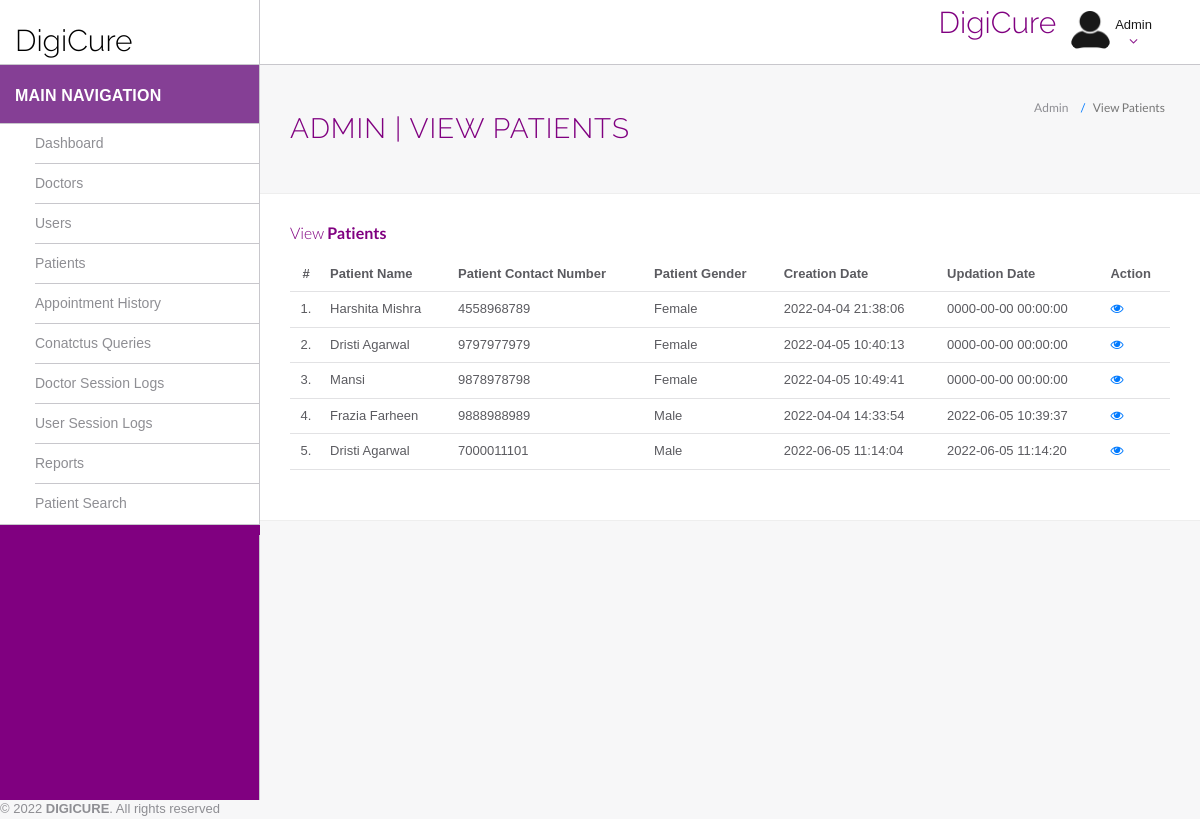
The page /hms/admin/manage-patient.php on the database its author committed.
### tables this page shows
CREATE TABLE `tblpatient` (
  `ID` int(10) NOT NULL,
  `Docid` int(10) DEFAULT NULL,
  `PatientName` varchar(200) DEFAULT NULL,
  `PatientContno` bigint(10) DEFAULT NULL,
  `PatientEmail` varchar(200) DEFAULT NULL,
  `PatientGender` varchar(50) DEFAULT NULL,
  `PatientAdd` mediumtext DEFAULT NULL,
  `PatientAge` int(10) DEFAULT NULL,
  `PatientMedhis` mediumtext DEFAULT NULL,
  `CreationDate` timestamp NULL DEFAULT current_timestamp(),
  `UpdationDate` timestamp NULL DEFAULT NULL ON UPDATE current_timestamp()
);

### hms/admin/manage-patient.php (the view, shortened to what this page needs)
<?php
include('helper/config.php');
?>
<!DOCTYPE html>
<html lang="en">
	<head>
        <link rel="stylesheet" href="https://cdn.jsdelivr.net/npm/bootstrap@3.4.1/dist/css/bootstrap.min.css">
        <link rel="stylesheet" href="https://cdnjs.cloudflare.com/ajax/libs/font-awesome/4.7.0/css/font-awesome.min.css">
		<link rel="stylesheet" href="assets/css/styles.css">
	</head>
	<body>
		<div id="app">
<?php include('helper/sidebar.php');?>
<div class="app-content">
<?php include('helper/header.php');?>
<div class="main-content" >
<div class="wrap-content container" id="container">
<section id="page-title">
<div class="row">
<div class="col-sm-8">
<h1 class="mainTitle">Admin | View Patients</h1>
</div>
<ol class="breadcrumb">
<li>
<span>Admin</span>
</li>
<li class="active">
<span>View Patients</span>
</li>
</ol>
</div>
</section>
<div class="container-fluid container-fullw bg-white">
<div class="row">
<div class="col-md-12">
<h5 class="over-title margin-bottom-15">View <span class="text-bold">Patients</span></h5>
<table class="table table-hover" id="sample-table-1">
<thead>
<tr>
<th class="center">#</th>
<th>Patient Name</th>
<th>Patient Contact Number</th>
<th>Patient Gender </th>
<th>Creation Date </th>
<th>Updation Date </th>
<th>Action</th>
</tr>
</thead>
<tbody>
<?php
$sql=mysqli_query($con,"select * from tblpatient");
$cnt=1;
while($row=mysqli_fetch_array($sql))
{
?>
<tr>
<td class="center"><?php echo $cnt;?>.</td>
<td class="hidden-xs"><?php echo $row['PatientName'];?></td>
<td><?php echo $row['PatientContno'];?></td>
<td><?php echo $row['PatientGender'];?></td>
<td><?php echo $row['CreationDate'];?></td>
<td><?php echo $row['UpdationDate'];?>
</td>
<td>
<a href="view-patient.php?viewid=<?php echo $row['ID'];?>"><i class="fa fa-eye"></i></a>
</td>
</tr>
<?php
$cnt=$cnt+1;
 }?></tbody>
</table>
</div>
</div>
</div>
</div>
</div>
</div>
</div>
	<?php include('helper/footer.php');?>
	</body>
</html>

### rows shown on the page
tblpatient: PatientName "Harshita Mishra", PatientContno "4558968789", PatientGender "Female", CreationDate "2022-04-04 21:38:06", UpdationDate "0000-00-00 00:00:00"
tblpatient: PatientName "Dristi Agarwal", PatientContno "9797977979", PatientGender "Female", CreationDate "2022-04-05 10:40:13", UpdationDate "0000-00-00 00:00:00"
tblpatient: PatientName "Mansi", PatientContno "9878978798", PatientGender "Female", CreationDate "2022-04-05 10:49:41", UpdationDate "0000-00-00 00:00:00"
tblpatient: PatientName "Frazia Farheen", PatientContno "9888988989", PatientGender "Male", CreationDate "2022-04-04 14:33:54", UpdationDate "2022-06-05 10:39:37"
tblpatient: PatientName "Dristi Agarwal", PatientContno "7000011101", PatientGender "Male", CreationDate "2022-06-05 11:14:04", UpdationDate "2022-06-05 11:14:20"
